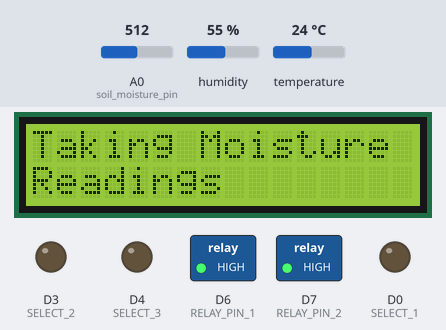
The sketch below on a simulated ESP8266 (NodeMCU). On the bench: 16×2 character LCD, switched loads named in the sketch (green lamp = pin HIGH), output pins drawn as LEDs (lit = HIGH). Inputs (shaded band) come from the test bench; at power-on: A0 (soil_moisture_pin) = 512, humidity 55 %, temperature 24 °C. WiFi joins after 1.5 s; servers stay silent unless stated; uploads are accepted with an empty reply; what the sketch prints to the serial monitor is not drawn.

Above: at 3.0 s.
3.1 s: A0 (soil_moisture_pin) set to 408
At 4.7 s:
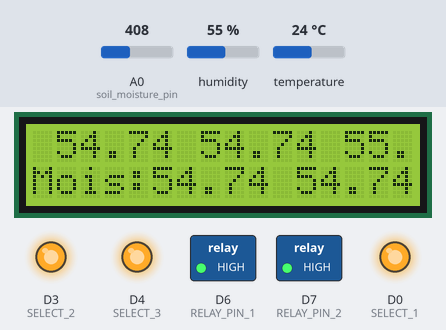
At 6.2 s:
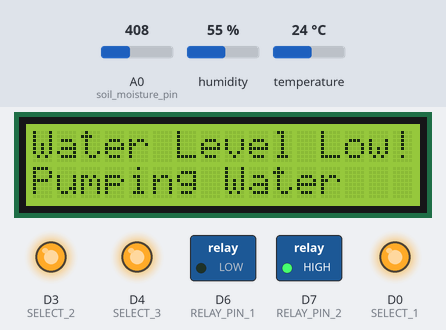
6.9 s: A0 (soil_moisture_pin) set to 393
At 10.63 s:
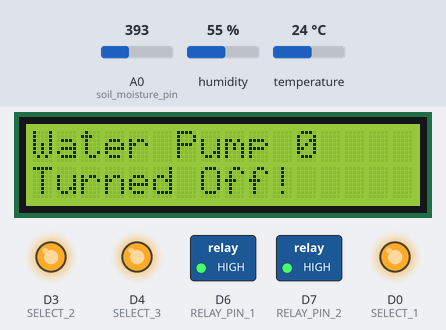
Timing chart, 0 to 17.6 s (numbered marks = the images above; inputs shaded):
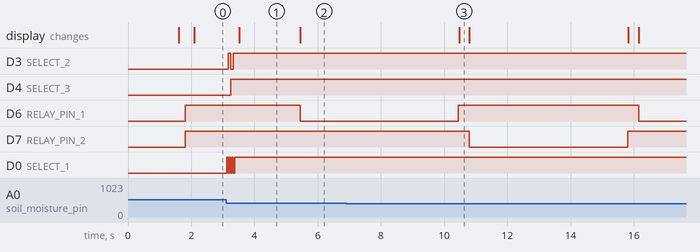

The sketch:

mux_code.ino
```cpp
//online_mode.ino
// Libraries to be installed in Arduino IDE : Adafruit Unified Sensor, ArduinoJson, DHT kxn, WifiManager by tzapu
#include <DHT.h>  // Include the library for DHT11 temperature and humidity sensor
#include <ESP8266WiFi.h>
#include <ESP8266HTTPClient.h>  // Include the library for https requests
#include <ArduinoJson.h>
#include <DNSServer.h>
#include <WiFiClientSecureBearSSL.h>
#include <ESP8266WebServer.h>
#include <WiFiManager.h>
#include <Wire.h>
#include <LiquidCrystal_I2C.h>

static const char* serverUrl = "https://plant-care-automation-backend.onrender.com"; // IP address of the server
static const int deviceIDbundle[8] = {109, 110, 111, 112, 113, 114, 115, 116};
static const unsigned long deviceId = deviceIDbundle[0];
static const int maxSoilReading = 720;
static const int minSoilReading = 150;


// Set the LCD address to 0x27 for a 16 chars and 2 line display
LiquidCrystal_I2C lcd(0x27, 16, 2);

#define soil_moisture_pin A0
#define DHTTYPE DHT11  // Define the sensor type (DHT11)
#define dht_dpin D5   // Pin where the DHT11 sensor is connected

const int RELAY_PIN_1 = D6; // Connect first relay to D6 pin
const int RELAY_PIN_2 = D7; // Connect second relay to D7 pin

//D1 D2 for led display
const int SELECT_1 = D0;
const int SELECT_2 = D3;
const int SELECT_3 = D4;


long checkDelayDuration = 60000 * 10; //cooldown time between each check
int pumpFlowDuration = 5000;
int moisturethreshold=400;
int pumpDuration = pumpFlowDuration/1000;
int threshold;

unsigned long lastPumpActivationTime[8] = {0}; // Array to store the last activation time for each pump
bool pumpActivated[8] = {false}; // Array to track if each pump is activated

int sns1, sns2, sns3, sns4, sns5, sns6, sns7, sns8; // value read from the pot
int readingList[8][2]; // 2D array to store binary value and corresponding reading
int listSize = 0;

DHT dht(dht_dpin, DHTTYPE);
float humidity,temperature;
int soil_moisture;

//Function to read when mux ON
int readSensor(int select1, int select2, int select3) {
  digitalWrite(SELECT_1, select1);
  digitalWrite(SELECT_2, select2);
  digitalWrite(SELECT_3, select3);
  delay(20);
  int sensorValue = analogRead(A0);
  delay(20);
  return sensorValue;
}

int readAnalogMUX() {
  int listIndex = 0;
  // read the analog in value:
  sns1 = readSensor(0, 0, 0); //select = 0
  sns2 = readSensor(1, 0, 0); //select = 1
  sns3 = readSensor(0, 1, 0); //select = 2
  sns4 = readSensor(1, 1, 0); //select = 3
  sns5 = readSensor(0, 0, 1); //select = 4
  sns6 = readSensor(1, 0, 1); //select = 5
  sns7 = readSensor(0, 1, 1); //select = 6
  sns8 = readSensor(1, 1, 1); //select = 7

  // create a list with binary value and corresponding reading for sensors with readings greater than 100
  if(sns1 > 100) { readingList[listIndex][0] = 0; readingList[listIndex][1] = sns1; listIndex++; }
  if(sns2 > 100) { readingList[listIndex][0] = 1; readingList[listIndex][1] = sns2; listIndex++; }
  if(sns3 > 100) { readingList[listIndex][0] = 2; readingList[listIndex][1] = sns3; listIndex++; }
  if(sns4 > 100) { readingList[listIndex][0] = 3; readingList[listIndex][1] = sns4; listIndex++; }
  if(sns5 > 100) { readingList[listIndex][0] = 4; readingList[listIndex][1] = sns5; listIndex++; }
  if(sns6 > 100) { readingList[listIndex][0] = 5; readingList[listIndex][1] = sns6; listIndex++; }
  if(sns7 > 100) { readingList[listIndex][0] = 6; readingList[listIndex][1] = sns7; listIndex++; }
  if(sns8 > 100) { readingList[listIndex][0] = 7; readingList[listIndex][1] = sns8; listIndex++; }

  return listIndex;
}

void scrollTexts(String text1, String text2, int delayTime) {
    int text1Length = text1.length();
    int text2Length = text2.length();
    int displayWidth = 16; // Adjust this value based on your LCD display width

    // Determine the maximum length between the two texts
    int maxLength = max(text1Length, text2Length);

    for (int position = 0; position < maxLength; position++) {
        lcd.clear();

        // Print line 1 text
        lcd.setCursor(0, 0);
        lcd.print(text1.substring(position, position + displayWidth));

        // Print line 2 text
        lcd.setCursor(0, 1);
        lcd.print(text2.substring(position, position + displayWidth));

        delay(delayTime);
    }
}

// Function to update check delay and pump flow
void fetchDeviceSettings() {

  HTTPClient https;
  BearSSL::WiFiClientSecure client;
  client.setInsecure();
  // Define the path for fetching device settings
  const char* path = "/api/user_devices/settings";

  // Combine the server IP, port, and path
  String url = String(serverUrl) + String(path);

  // Create the JSON payload with the device ID
  String requestBody = "{\"deviceId\":\"" + String(deviceId) + "\"}";

  https.begin(client, url);
  https.addHeader("Content-Type", "application/json");

  int httpsResponseCode = https.POST(requestBody);

  if (httpsResponseCode == 404) {
    String line1 = "Please add device in your dashboard";
    String line2 = "Go to Dashboard > + (Add Device)";
    scrollTexts(line1,line2,400);
    lcd.clear();
    lcd.setCursor(0, 0);
    lcd.print("Put Device ID:");
    lcd.setCursor(0, 1);
    lcd.print(String(deviceId));
    delay(5000);
    scrollTexts(line1,line2,400);
    lcd.clear();
    lcd.setCursor(0, 0);
    lcd.print("Put Device ID:");
    lcd.setCursor(0, 1);
    lcd.print(String(deviceId));
    delay(5000);
  }

  if (httpsResponseCode == 200) {
    //digitalWrite(server_led,LOW); // Connected to server turn off server error led
    String response = https.getString();
    Serial.println("Received device settings:");
    Serial.println(response);
    // Parse the JSON response
    DynamicJsonDocument doc(1024);
    DeserializationError error = deserializeJson(doc, response);
    if (error) {
      Serial.print("Failed to parse JSON: ");
      Serial.println(error.c_str());
      return;
      }

    // Extract checkIntervals and pumpDuration from the JSON
    long checkIntervals = doc["data"]["checkIntervals"];
    pumpDuration = doc["data"]["pumpDuration"];
    threshold = doc["data"]["threshold"];

    delay(1000);

    // Update checkDelayDuration and pumpFlowDuration
    checkDelayDuration = (checkIntervals*60000);
    pumpFlowDuration = (pumpDuration*1000);
    moisturethreshold = (float(100-threshold)/100)*(maxSoilReading-minSoilReading)+minSoilReading;//70.703125% =300

    delay(1000);

    Serial.print("\nDELAY DURATION:");
    Serial.println(checkDelayDuration);
    Serial.print("\nPump flow DURATION:");
    Serial.println(pumpFlowDuration);
    Serial.print("\nMOISTURE threshold:");
    Serial.println(moisturethreshold);

    lcd.clear();
    lcd.setCursor(0, 0);
    lcd.print("Fetched Device");
    lcd.setCursor(0, 1);
    lcd.print("Settings!");
  } else {
    //digitalWrite(server_led, HIGH); // Not connecting to server, turn on error light
    Serial.print("Error fetching device settings. https response code: ");
    Serial.println(httpsResponseCode);
  }

  https.end();
}

// Function to send sensor data
void sendDataToServer() {
    for (int i = 0; i < listSize; i++) {
        int deviceIdIndex = readingList[i][0];
        int soilMoisture = readingList[i][1];
        if (soilMoisture <= 750 && soilMoisture > 50) {
            // Create a WiFi Client
            HTTPClient https;
            BearSSL::WiFiClientSecure client;
            client.setInsecure();

            // Define the path for sensor readings
            const char* path = "/sensor_readings";

            // Combine the server IP, port, and path
            String url = String(serverUrl) + String(path);

            // Create a JSON payload with deviceId, soil moisture, temperature, and humidity
            String payload = "{\"deviceId\": \"" + String(deviceIDbundle[deviceIdIndex]) + "\"" +
                             ", \"soilMoisture\": " + String(soilMoisture) +
                             ", \"temperature\": " + String(temperature) +
                             ", \"humidity\": " + String(humidity) + "}";

            // Start the https connection
            https.begin(client, url);
            https.addHeader("Content-Type", "application/json");

            // Send the POST request with the JSON payload
            int httpsResponseCode = https.POST(payload);

            // Check for successful https response
            if (httpsResponseCode > 0) {
                Serial.print("https Response code: ");
                Serial.println(httpsResponseCode);
            } else {
                Serial.print("Error sending data to server. https Response code: ");
                Serial.println(httpsResponseCode);
            }
            Serial.print("Sent data to server.");

            // End the https connection
            https.end();
        } else {
            Serial.println("Invalid Reading, Sensor not in soil\nReading is:" + String(soilMoisture));
        }
    }
}

// Function to read soil moisture
int readSoilMoisture() {
  soil_moisture = analogRead(soil_moisture_pin);
  if(isnan(soil_moisture)){
    return 0;
  }
  return 1;
}

void printReadingList() {
    Serial.println("Reading List:");
    for (int i = 0; i < listSize; i++) {
        Serial.print("Index: ");
        Serial.print(readingList[i][0]);
        Serial.print(", Value: ");
        Serial.println(readingList[i][1]);
    }
}

// Function to control water pump
void controlWaterPump() {
  printReadingList();

  for (int i = 0; i < listSize; i++) {
    int soilMoisture = readingList[i][1]; // Read soil moisture from the current sensor
    int deviceIdIndex = readingList[i][0];
    Serial.println("Soil moisture value for sensor " + String(deviceIdIndex) + ": " + String(soilMoisture));

    if (!pumpActivated[deviceIdIndex] && soilMoisture > moisturethreshold && soilMoisture < 950) {
      // Control the water pump based on the current soil moisture sensor
      Serial.println("Water Level for sensor " + String(deviceIdIndex) + ": " + String(soilMoisture));
      lcd.clear();
      lcd.print("Water Level " + String(deviceIdIndex) + ": " + String(soilMoisture));

      pumpActivated[deviceIdIndex] = true; // Set the pump activation flag for the current pump
      lastPumpActivationTime[deviceIdIndex] = millis(); // Record the timestamp of pump activation for the current pump

      int pumpPin; // Declare the pumpPin variable
      switch (deviceIdIndex) {
        case 0:
          pumpPin = RELAY_PIN_1; // Assign the first pump pin for sensor index 0
          break;
        case 1:
          pumpPin = RELAY_PIN_2; // Assign the second pump pin for sensor index 1
          break;
        // Add more cases for additional sensors and pump pins
        default:
          pumpPin = RELAY_PIN_1; // Use the default pump pin if the sensor index is not recognized
          break;
      }

      lcd.clear();
      lcd.setCursor(0, 0);
      lcd.print("Water Level Low!");
      lcd.setCursor(0, 1);
      lcd.print("Pumping Water");

      digitalWrite(pumpPin, LOW); // Turn on the corresponding pump

      Serial.println("Water Level Low! Pumping Water");
      delay(pumpFlowDuration); // Set value at top of program
      digitalWrite(pumpPin, HIGH); // Turn off the corresponding pump

      lcd.clear();
      lcd.setCursor(0, 0);
      lcd.print("Water Pump " + String(deviceIdIndex));
      lcd.setCursor(0, 1);
      lcd.print("Turned Off!");
      Serial.println("Water Pump " + String(deviceIdIndex) + " turned off");

      // Send pump activation data to the server
      HTTPClient https;
      BearSSL::WiFiClientSecure client;
      client.setInsecure();
      String url = String(serverUrl) + "/pump"; // Adjust URL to match your server's endpoint

      // Start the https connection
      https.begin(client, url);
      https.addHeader("Content-Type", "application/json");
      String requestBody = "{\"deviceId\": " + String(deviceIDbundle[deviceIdIndex]) + ", \"pumpDuration\": " + String(pumpDuration) + ", \"threshold\": " + String(threshold) + "}";
      int httpsResponseCode = https.POST(requestBody);
      if (httpsResponseCode > 0) {
        Serial.print("Pump " + String(deviceIdIndex) + " activation data sent to server. https Response code: ");
        Serial.println(httpsResponseCode);
      } else {
        Serial.print("Error sending pump " + String(deviceIdIndex) + " activation data to server. https Response code: ");
        Serial.println(httpsResponseCode);
      }
      https.end();
    }
  }
}

// Function to read temperature and humidity
int readTemperatureHumidity() {
  humidity = dht.readHumidity();
  temperature = dht.readTemperature();

  // Check if read successfully
  if(isnan(temperature) || isnan(humidity)){
    Serial.println("Failed to read from DHT sensor!");
    return 0;
  }else{
    Serial.print("Current humidity = ");
    Serial.print(humidity);
    Serial.print("% ");
    Serial.print("Temperature = ");
    Serial.print(temperature);
    Serial.print("°C ");
    Serial.print("Current Soil Moisture = ");
    Serial.println(soil_moisture);
  }
  return 1;
}

void lcdDisplay(){
  lcd.clear();
  lcd.setCursor(0,0);
  String line1 = "T:" + String(temperature) +"C "+"Hum:"+ String(humidity)+"%";
  lcd.print(line1);

  lcd.setCursor(0, 1);
  String line2 = "Mois:" ;
  for (int i = 0; i < listSize; i++) {
    // line2 += ("[");
    // line2 += String(readingList[i][0]);
    // line2 += (",");
    // line2 += ((1.00 - readingList[i][1] / 1024.00) * 100);
    line2 += String(((1 - float(readingList[i][1] - minSoilReading) / (maxSoilReading - minSoilReading)) * 100));

    // line2 += ("]");
    line2 += (" ");
  }
  lcd.print(line2);
}

void setup() {
  dht.begin();

  //Selection Lines
  pinMode(SELECT_2, OUTPUT);
  pinMode(SELECT_3, OUTPUT);
  pinMode(SELECT_1, OUTPUT);

  // initialize the LCD
	lcd.begin();
	// Turn on the blacklight and print a message.
	lcd.backlight();

  // pinMode(wifi_led, OUTPUT);
  lcd.clear();
  lcd.setCursor(0, 0);
  lcd.print("Connecting");
  lcd.setCursor(0, 1);
  lcd.print("to WiFi...");
  // digitalWrite(wifi_led, LOW); // Turn off wifi led (blue)
  Serial.begin(9600);

  // Create an instance of WiFiManager
  WiFiManager wifiManager;

  // Start the configuration portal
  if (!wifiManager.autoConnect("BloomBuddy")) {
    // WiFi connection timed out
    lcd.clear();
    lcd.setCursor(0, 0);
    lcd.print("Couldn't connect");
    lcd.setCursor(0, 1);
    lcd.print("to WiFi");
    delay(3000); // Wait for 3 seconds before trying again
  } else {
    // WiFi connected successfully
    lcd.clear();
    lcd.setCursor(0, 0);
    lcd.print("Connected");
    lcd.setCursor(0, 1);
    lcd.print("to WiFi!");
  }


  //digitalWrite(wifi_led, HIGH); // Turn on wifi led (blue)
  Serial.println("Humidity, Temperature, and Soil Moisture Level\n\n");

  fetchDeviceSettings();

  pinMode(RELAY_PIN_1, OUTPUT);
  pinMode(RELAY_PIN_2, OUTPUT);
  digitalWrite(RELAY_PIN_1, HIGH); // Turn off first pump
  digitalWrite(RELAY_PIN_2, HIGH); // Turn off second pump

}

// Main code here, to run repeatedly:
void loop() {
  Serial.println("Humidity, Temperature, and Soil Moisture Level\n\n");
  fetchDeviceSettings();

  unsigned long currentTime = millis(); // Get the current time
  for (int i = 0; i < 8; i++) {

    if (currentTime - lastPumpActivationTime[i] >= 10800000) { // 10800000 = 3 hours in ms
      pumpActivated[i] = false; // Reset the pump activation flag for the current pump
    }
  }


  lcd.clear();
  lcd.setCursor(0, 0);
  lcd.print("Taking Moisture");
  lcd.setCursor(0, 1);
  lcd.print("Readings");
  delay(1000);
  listSize = readAnalogMUX();


  if(readTemperatureHumidity()){
    //Print on lcd
    lcdDisplay();
    sendDataToServer(); // Send data to server
    Serial.println("Before control water pump.");
    controlWaterPump();
    delay(1000);
    lcdDisplay();
    Serial.println("After control water pump");
    delay(checkDelayDuration); // Set value at top of programdelay
  }
}
```

Measured:
- the behaviour switches between 401 and 400 on A0 (soil_moisture_pin) (found by bisection; images 2 and 3)
- by itself, D0 (SELECT_1): alternates HIGH for 0.04 s and LOW for 0.04 s, 7 changes in all, then stays HIGH
- what the display in image 1 shows lasts 1.9 s, from 3.5 s to 5.4 s
